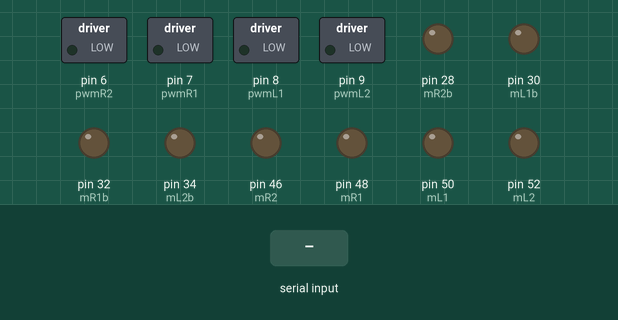
Recording of a sketch running on a simulated Arduino Mega 2560, built with avr-gcc and run on an emulated ATmega2560. Shown: switched loads named in the sketch (green lamp = pin HIGH), output pins drawn as LEDs (lit = HIGH). The test bench sets the inputs (shaded band).

Above: at 1.2 s.
1.3 s: byte 0 (0) received over Serial
At 1.8 s:
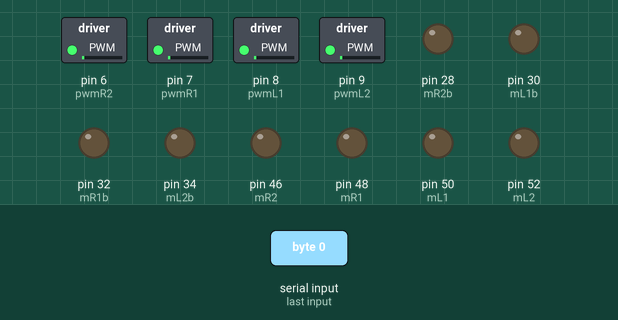
2.8 s: byte 6 (6) received over Serial
At 4.0 s:
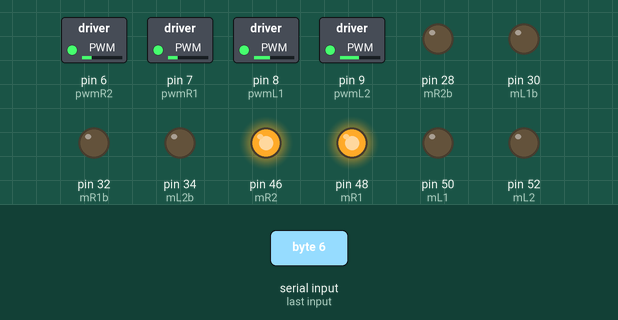
4.3 s: byte 4 (4) received over Serial
At 5.3 s:
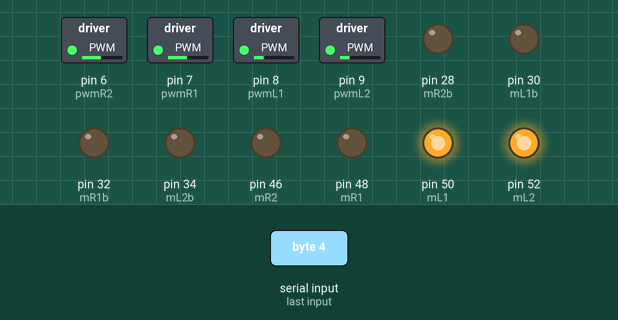
5.8 s: byte 2 (2) received over Serial
At 6.4 s:
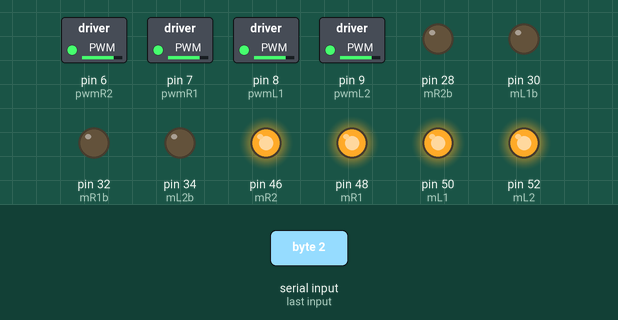
7.3 s: byte 8 (8) received over Serial
At 7.6 s:
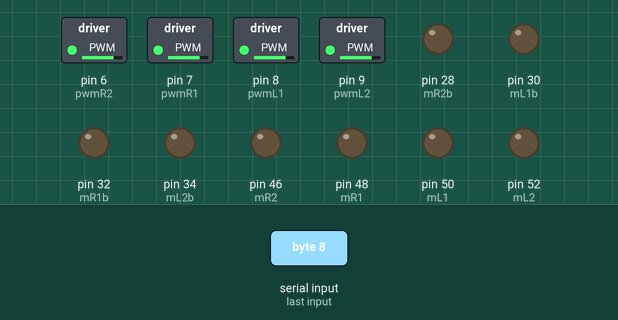
8.8 s: byte 6 (6) received over Serial
At 9.9 s:
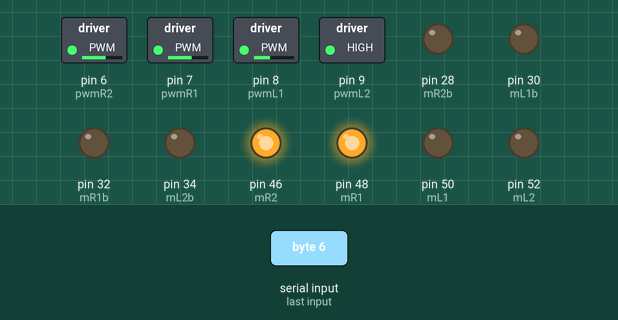
Timing chart, 0 to 11.3 s (numbered marks = the images above; inputs shaded):
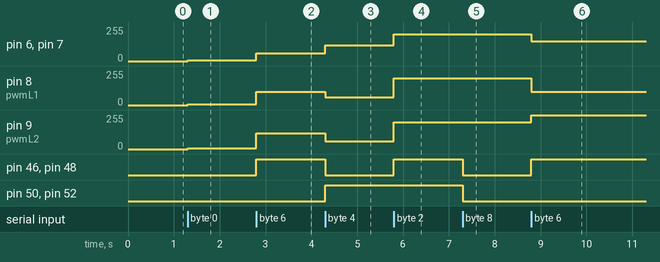

The sketch:

WheelsControl.ino
```cpp
#define mL1 50
#define mL2 52
#define mR1 48
#define mR2 46

#define pwmL1 8
#define pwmL2 9
#define pwmR1 7
#define pwmR2 6

#define mL1b 30
#define mL2b 34
#define mR1b 32
#define mR2b 28

unsigned int H=120;
unsigned int L=60;
unsigned int N=50;

void forward()
{
  analogWrite(pwmL1,N);
  analogWrite(pwmL2,N);
  digitalWrite(mL1, LOW);
  digitalWrite(mL2, LOW);


  analogWrite(pwmR1,N);
  analogWrite(pwmR2,N);
  digitalWrite(mR1, LOW);
  digitalWrite(mR2, LOW);
}

void backward()
{
  analogWrite(pwmL1,N);
  analogWrite(pwmL2,N);
  digitalWrite(mL1, HIGH);
  digitalWrite(mL2, HIGH);

  analogWrite(pwmR1,N);
  analogWrite(pwmR2,N);
  digitalWrite(mR1, HIGH);
  digitalWrite(mR2, HIGH);
}

void right()
{
  analogWrite(pwmL1,H);
  analogWrite(pwmL2,H);
  analogWrite(pwmL1,100);
  digitalWrite(mL1, LOW);
  digitalWrite(mL2, LOW);

  analogWrite(pwmR1,L);
  analogWrite(pwmR2,L);
  digitalWrite(mR1, HIGH);
  digitalWrite(mR2, HIGH);
}

void left()
{
  analogWrite(pwmL1,L);
  analogWrite(pwmL2,L);
  digitalWrite(mL1, HIGH);
  digitalWrite(mL2, HIGH);

  analogWrite(pwmR1,H);
  analogWrite(pwmR2,H);
  digitalWrite(mR1, LOW);
  digitalWrite(mR2, LOW);
}

void halt()
{
  analogWrite(pwmL1,5);
  analogWrite(pwmL2,5);
  digitalWrite(mL1, LOW);
  digitalWrite(mL2, LOW);

  analogWrite(pwmR1,5);
  analogWrite(pwmR2,5);
  digitalWrite(mR1, LOW);
  digitalWrite(mR2, LOW);
}

void low()
{
  N=50;
  H=70;
  L=30;
}

void med()
{
  N=100;
  H=140;
  L=60;
}
void high()
{
  N=200;
  H=255;
  L=150;
}

void setup()
{
  pinMode(mL1, OUTPUT);
  pinMode(mL2, OUTPUT);
  pinMode(mR1, OUTPUT);
  pinMode(mR2, OUTPUT);
  pinMode(pwmL1, OUTPUT);
  pinMode(pwmR1, OUTPUT);
  pinMode(pwmL2, OUTPUT);
  pinMode(pwmR2, OUTPUT);

  pinMode(mL1b, OUTPUT);
  pinMode(mL2b, OUTPUT);
  pinMode(mR1b, OUTPUT);
  pinMode(mR2b, OUTPUT);
  Serial.begin(9600);
}

void loop()
{
  while(Serial.available())
  {
    int In=Serial.read();
    switch (In)
    {
      case 0:
          halt();
          break;
      case 8:
          forward();
          break;
      case 6:
          right();
          break;
      case 4:
          left();
          break;
      case 1:
          low();
          break;
      case 2:
          med();
      case 3:
          high();
      case 5:
          backward();
    }
  }
}
```

Measured:
- after the input at 1.3 s, pin 6 (pwmR2), pin 7 (pwmR1), pin 8 (pwmL1), pin 9 (pwmL2): 0/255 → 5/255 at once
- after the input at 2.8 s, pin 6 (pwmR2), pin 7 (pwmR1): 5/255 → 60/255 at once; pin 8 (pwmL1): 5/255 → 100/255 at once; pin 9 (pwmL2): 5/255 → 120/255 at once; pin 46 (mR2), pin 48 (mR1): LOW → HIGH at once
- after the input at 4.3 s, pin 6 (pwmR2), pin 7 (pwmR1): 60/255 → 120/255 at once; pin 8 (pwmL1): 100/255 → 60/255 at once; pin 9 (pwmL2): 120/255 → 60/255 at once; pin 46 (mR2), pin 48 (mR1): HIGH → LOW at once; pin 50 (mL1), pin 52 (mL2): LOW → HIGH at once
- after the input at 5.8 s, pin 6 (pwmR2), pin 7 (pwmR1): 120/255 → 200/255 at once; pin 8 (pwmL1), pin 9 (pwmL2): 60/255 → 200/255 at once; pin 46 (mR2), pin 48 (mR1): LOW → HIGH at once
- after the input at 7.3 s, pin 46 (mR2), pin 48 (mR1), pin 50 (mL1), pin 52 (mL2): HIGH → LOW at once
- after the input at 8.8 s, pin 6 (pwmR2), pin 7 (pwmR1): 200/255 → 150/255 at once; pin 8 (pwmL1): 200/255 → 100/255 at once; pin 9 (pwmL2): 200/255 → 255/255 at once; pin 46 (mR2), pin 48 (mR1): LOW → HIGH at once
